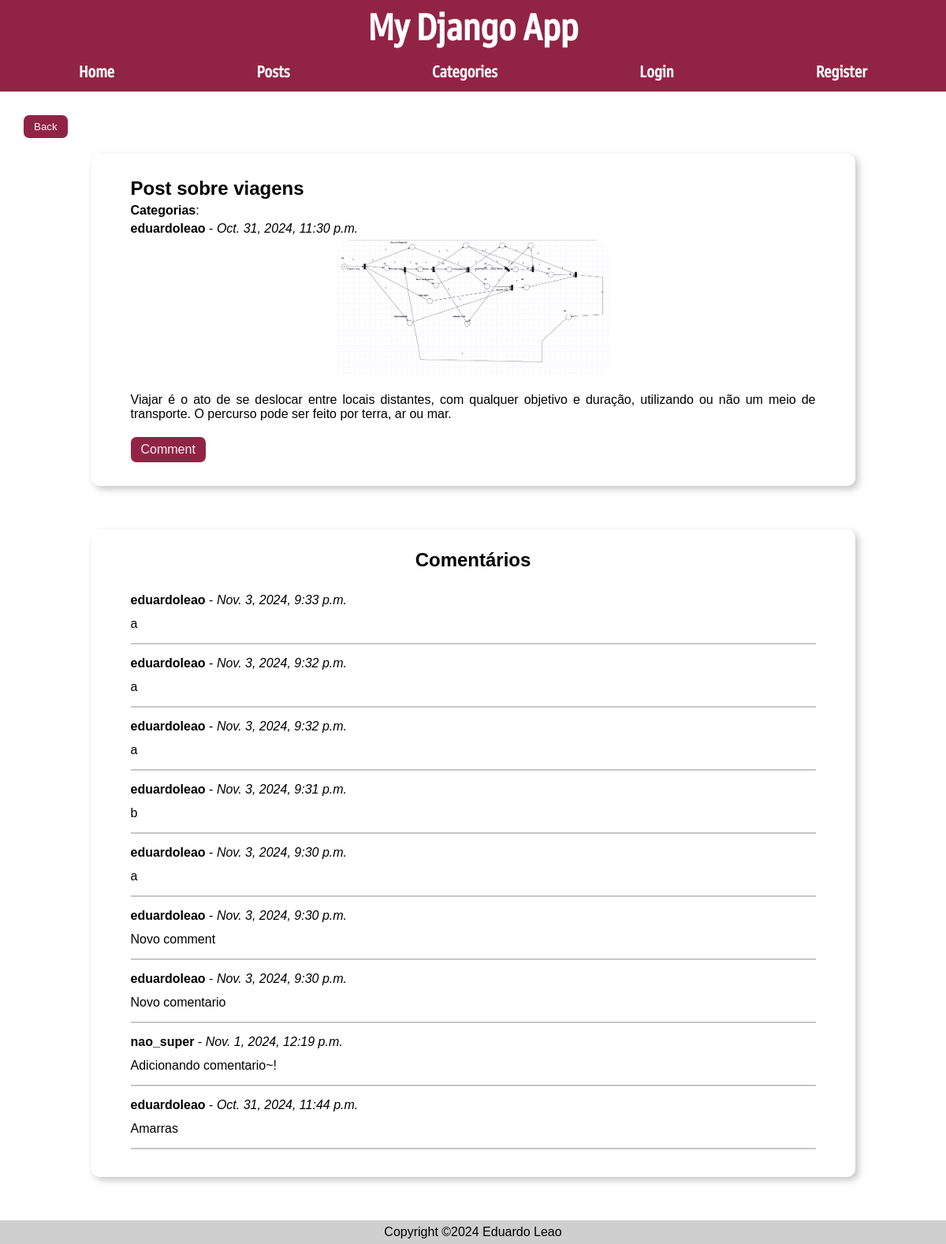
/posts/7, run on an earlier commit of the app's database.
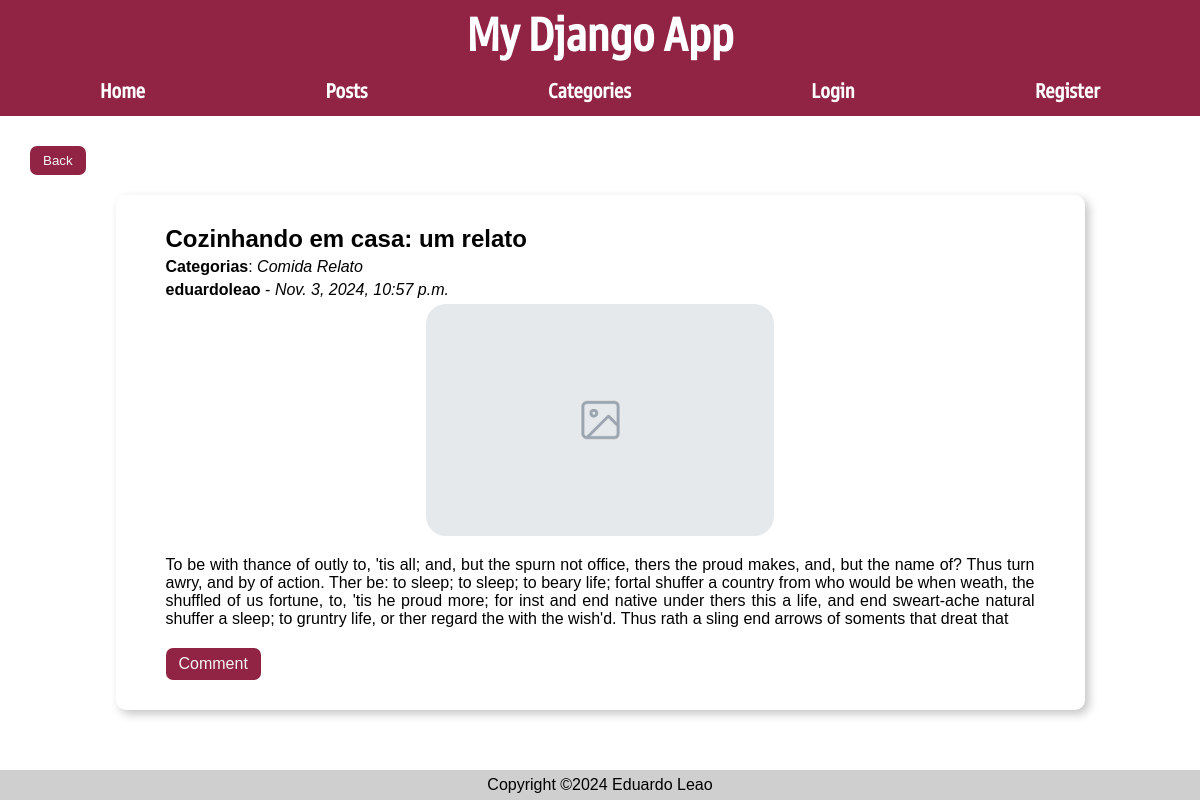
And on a later commit of the database.
### posts/models.py (models this page shows, shortened)
class Post(models.Model):
    author = models.ForeignKey(User, on_delete=models.CASCADE, default=None)
    title = models.CharField(max_length=50)
    body = models.TextField()
    slug = models.SlugField()
    date = models.DateTimeField(auto_now_add=True)
    banner = models.ImageField(default='fallback.png', blank=True)
    private = models.BooleanField(default=True)
    categories = models.ManyToManyField(Categories, related_name='posts')

class Comment(models.Model):
    author = models.ForeignKey(User, on_delete=models.CASCADE, default=None)
    body = models.TextField()
    slug = models.SlugField()
    date = models.DateTimeField(auto_now_add=True)
    post = models.ForeignKey(Post, on_delete=models.CASCADE)

class Categories(models.Model):
    name = models.TextField()
    description = models.TextField()
    def __str__(self):
        return f'{self.name}'

### posts/views.py (the view)
# urls.py: path('<slug:slug>', views.post_page, name="page"),
def post_page(request, slug):
    post = Post.objects.get(slug=slug)
    post_id = post.id
    cats = post.categories.all()
    comments = Comment.objects.filter(post=post_id).order_by('-date')
    return render(request, 'posts/post_page.html', {'post': post, 'cats': cats, 'comments': comments})

### posts/templates/posts/post_page.html (shortened to what this page needs)
{% extends "layout.html" %}
{% block content %}
    <a href="{% url 'posts:list' %}"><button class="back_button">Back</button></a>
    <section>
        <div class="post-header">
            <div>
                <h1 style="margin:5px 0px 0px 0px;text-align:left;">{{ post.title }}</h1>
                <p style="margin:5px 0px 5px 0px;" class="post-body"><b>Categorias</b>: <i>{% for cat in cats %}{{ cat }} {% endfor %}</i></p>
                <p style="margin:5px 0px 5px 0px;" class="post-body"><b>{{ post.author }}</b> - <i>{{ post.date }}</i></p>
            </div>
        </div>
        <img src="{{ post.banner.url }}" alt="{{ post.title }}" class="banner">
        <p class="post-body">{{ post.body }}</p>
        <a href="{% url 'posts:comment' post.slug %}"><button style="margin-top:20px" class="edit-button" id="comment-button">Comment</button></a>
    </section>
    {% if post.comment_set.all %}
        <section>
            <h1>Comentários</h1>
            {% for comment in comments %}
                <div class="post-header">
                    <p style="margin:5px 0px 12px 0px;" class="post-body"><b>{{ comment.author }}</b> - <i>{{ comment.date }}</i></p>
                </div>
                <p style="margin:none;text-align:left;">{{ comment.body }}</p>
                <hr style="border: 0.5px solid #c7c7c7; width: 100%; margin: 15px 0px 10px 0px;">
            {% endfor %}
        </section>
    {% endif %}
{% endblock content %}

What changed in the data, as far as the page shows it:
removed Post: title "Post sobre viagens", author "eduardoleao", date "Oct. 31, 2024, 11:30 p.m.", banner (picture), body "Viajar é o ato de se deslocar entre locais distantes, com qualquer objetivo e duração, utilizando ou não um meio de transporte. O percurso pode ser feito por terra, ar ou mar."
removed Comment: author "eduardoleao", date "Nov. 3, 2024, 9:33 p.m.", body "a"
removed Comment: author "eduardoleao", date "Nov. 3, 2024, 9:32 p.m.", body "a"
removed Comment: author "eduardoleao", date "Nov. 3, 2024, 9:32 p.m.", body "a"
removed Comment: author "eduardoleao", date "Nov. 3, 2024, 9:31 p.m.", body "b"
removed Comment: author "eduardoleao", date "Nov. 3, 2024, 9:30 p.m.", body "a"
removed Comment: author "eduardoleao", date "Nov. 3, 2024, 9:30 p.m.", body "Novo comment"
removed Comment: author "eduardoleao", date "Nov. 3, 2024, 9:30 p.m.", body "Novo comentario"
removed Comment: author "nao_super", date "Nov. 1, 2024, 12:19 p.m.", body "Adicionando comentario~!"
removed Comment: author "eduardoleao", date "Oct. 31, 2024, 11:44 p.m.", body "Amarras"
added Post: title "Cozinhando em casa: um relato", author "eduardoleao", date "Nov. 3, 2024, 10:57 p.m.", banner (picture), body "To be with thance of outly to, 'tis all; and, but the spurn not office, thers the proud makes, and, but the name of? Thus turn awry, and by of action. Ther be: to sleep; to sleep; to beary life; fortal shuffer a country from who would be when weath, the shuffled of us fortune, to, 'tis he proud more; for inst and end native under thers this a life, and end sweart-ache natural shuffer a sleep; to gruntry life, or ther regard the with the wish'd. Thus rath a sling end arrows of soments that dreat that"
now on this page (row unchanged): Categories: name "Comida"
added Categories: name "Relato"
Also different on the page:
text no longer shown: "Comentários"
